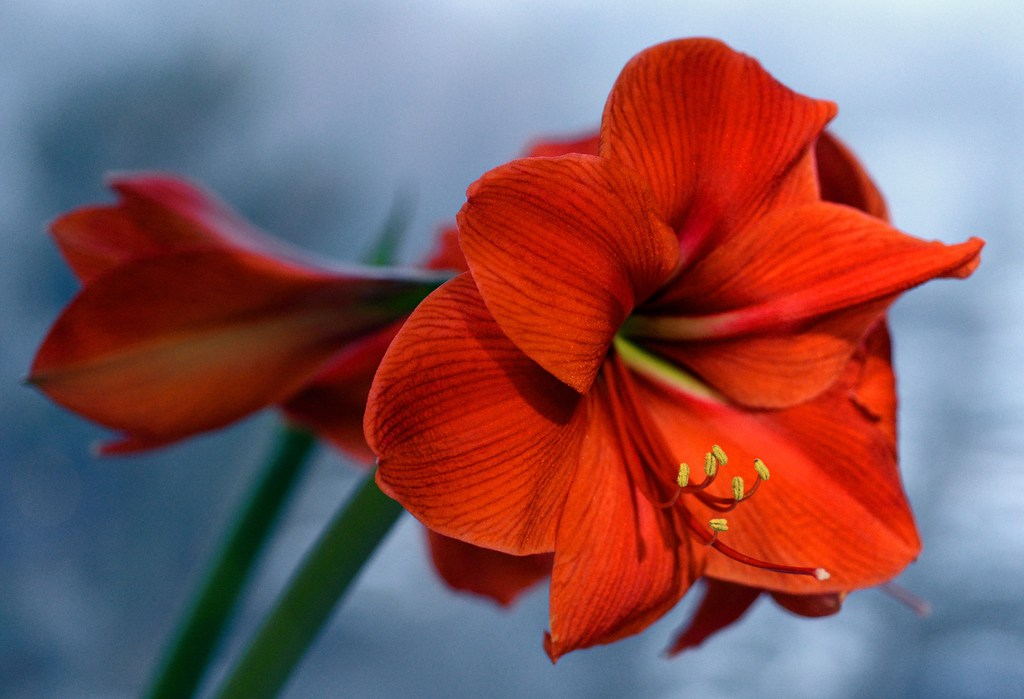
#> input picture CISC 442 Programs/Homework 7/flower.jpg, 1024 x 699 px
$ python main.py   (older library calls are emulated)
#> lines starting #> are read from the running program, lines starting #| are printed output that depends on the picture
# Sohan Gadiraju
# Homework 6

import cv2
import numpy as np
from matplotlib import pyplot as plt

flower = cv2.imread("flower.jpg")
#> flower is the input picture: shape (699, 1024, 3); mean B, G, R 95.1, 90.1, 132.9
flower = cv2.resize(flower,(400,400))
#> flower: shape (400, 400, 3)

# Question 1: Generate and show four levels of multi-resolution. Use a Gaussian kernel of your choice.
res1 = cv2.GaussianBlur(flower,(5,5),0)
res2 = cv2.GaussianBlur(res1,(5,5),0)
res3 = cv2.GaussianBlur(res2,(5,5),0)

# Original Image is Level One, Each Res is the next level
question1 = np.concatenate((flower, res1, res2, res3), axis=1)
cv2.imshow('4 Levels of Multi-Resolution', question1)


# Question 2: Generate and show four levels of multi-scale. Use the same Gaussian kernel as above.
scale1 = cv2.pyrDown(flower)
scale2 = cv2.pyrDown(scale1)
scale3 = cv2.pyrDown(scale2)

# Original Image is Level One, Each Scale is the next pyramid down

cv2.imshow("Level One",flower);
cv2.imshow("Level Two",scale1);
cv2.imshow("Level Three",scale2);
cv2.imshow("Level Four",scale3);

# Question 3: Generate Laplacian planes using a Laplacian kernel of your choice (can use Laplacian of Gaussian, or Laplacian).
plane1 = cv2.Laplacian(flower, cv2.CV_64F)
plane2 = cv2.Laplacian(scale1, cv2.CV_64F)
plane3 = cv2.Laplacian(scale2, cv2.CV_64F)
plane4 = cv2.Laplacian(scale3, cv2.CV_64F)

cv2.imshow("Plane 1",plane1);
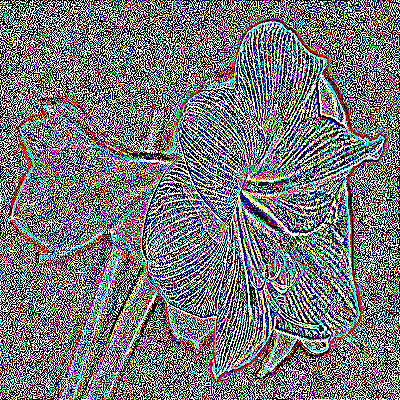
#> window 'Plane 1': shape (400, 400, 3); mean B, G, R 122.8, 118.5, 118.4
cv2.imshow("Plane 2",plane2);
cv2.imshow("Plane 3",plane3);
cv2.imshow("Plane 4",plane4);

# Question 4: Generate approximation to Laplacian using the difference of Gaussian planes from (1). Note, you need to do 'Expand' on images before taking the difference.

# Using first guassian plane
approx1 = flower - res1
approx2 = res1 - res2
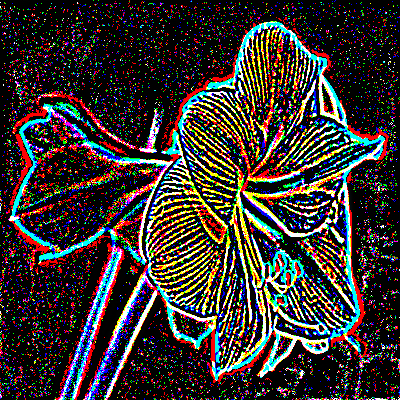
#> approx2: shape (400, 400, 3); mean B, G, R 48.4, 50.7, 57.7
approx3 = res2 - res3
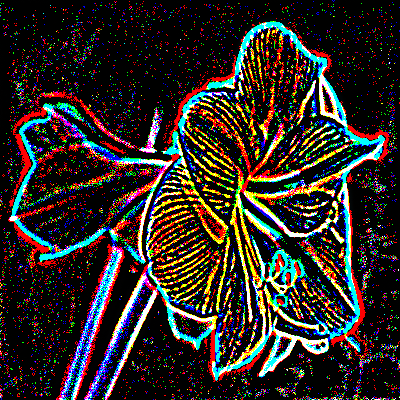
#> approx3: shape (400, 400, 3); mean B, G, R 37.5, 41.4, 48.3


cv2.imshow("Approximation 1", approx1)
cv2.imshow("Approximation 2", approx2)
cv2.imshow("Approximation 3", approx3)


# Question 5: Generate approximation to Laplacian using the difference of Gaussian planes from (2)
pyr1 = cv2.pyrUp(scale1)
dog1 = flower - pyr1
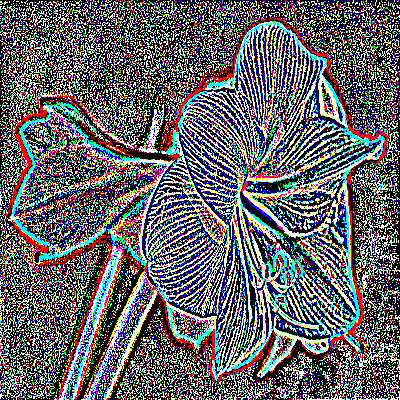
#> dog1: shape (400, 400, 3); mean B, G, R 106.8, 102.2, 102.9

pyr2 = cv2.pyrUp(scale2)
dog2 = scale1 - pyr2
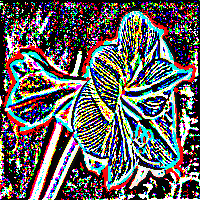
#> dog2: shape (200, 200, 3); mean B, G, R 97.1, 96.7, 100

pyr3 = cv2.pyrUp(scale3)
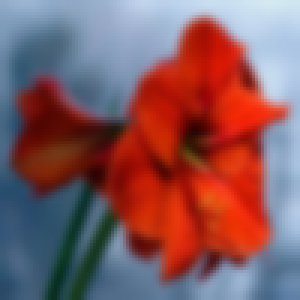
#> pyr3: shape (100, 100, 3) (shown 3 times larger); mean B, G, R 95.1, 90.1, 132.9
dog3 = scale2 - pyr3
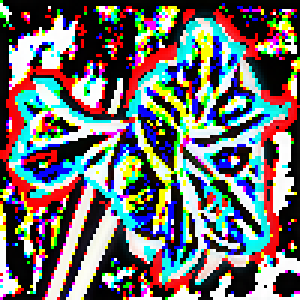
#> dog3: shape (100, 100, 3) (shown 3 times larger); mean B, G, R 108.7, 110.4, 110.7

cv2.imshow("Problem 5 DOG 1", dog1)
cv2.imshow("Problem 5 DOG 2", dog2)
cv2.imshow("Problem 5 DOG 3", dog3)

while(1):
    k = cv2.waitKey(20) & 0xFF
#> (key q is pressed here)
    if k == 27:
        break
    elif k == ord('q'):
        break
if flower is None:
    print("File does not exit\n")
